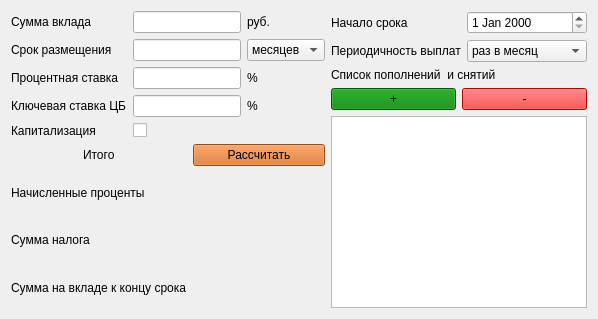
        <widget class="QWidget" name="tab_6">
         <attribute name="title">
          <string>Debit</string>
         </attribute>
         <layout class="QGridLayout" name="gridLayout_21">
          <item row="0" column="0">
           <layout class="QGridLayout" name="gridLayout">
            <item row="1" column="1">
             <widget class="QLineEdit" name="lineEdit_4"/>
            </item>
            <item row="2" column="1">
             <widget class="QLineEdit" name="lineEdit_5"/>
            </item>
            <item row="1" column="0">
             <widget class="QLabel" name="label_2">
              <property name="text">
               <string>Срок размещения</string>
              </property>
             </widget>
            </item>
            <item row="3" column="2">
             <widget class="QLabel" name="label_26">
              <property name="text">
               <string>%</string>
              </property>
             </widget>
            </item>
            <item row="0" column="2">
             <widget class="QLabel" name="label_5">
              <property name="text">
               <string>руб.</string>
              </property>
             </widget>
            </item>
            <item row="2" column="2">
             <widget class="QLabel" name="label_6">
              <property name="text">
               <string>%</string>
              </property>
             </widget>
            </item>
            <item row="2" column="0">
             <widget class="QLabel" name="label_3">
              <property name="text">
               <string>Процентная ставка</string>
              </property>
             </widget>
            </item>
            <item row="3" column="0">
             <widget class="QLabel" name="label_4">
              <property name="text">
               <string>Ключевая ставка ЦБ</string>
              </property>
             </widget>
            </item>
            <item row="1" column="2">
             <widget class="QComboBox" name="comboBox_2">
              <item>
               <property name="text">
                <string>месяцев</string>
               </property>
              </item>
              <item>
               <property name="text">
                <string>лет</string>
               </property>
              </item>
             </widget>
            </item>
            <item row="3" column="1">
             <widget class="QLineEdit" name="lineEdit_6"/>
            </item>
            <item row="0" column="0">
             <widget class="QLabel" name="label">
              <property name="text">
               <string>Сумма вклада</string>
              </property>
             </widget>
            </item>
            <item row="0" column="1">
             <widget class="QLineEdit" name="lineEdit_3"/>
            </item>
            <item row="4" column="0">
             <widget class="QLabel" name="label_29">
              <property name="text">
               <string>Капитализация</string>
              </property>
             </widget>
            </item>
            <item row="4" column="1">
             <widget class="QCheckBox" name="checkBox">
              <property name="text">
               <string/>
              </property>
             </widget>
            </item>
           </layout>
          </item>
          <item row="0" column="1" rowspan="2">
           <layout class="QGridLayout" name="gridLayout_20">
            <item row="1" column="1">
             <widget class="QComboBox" name="comboBox_3">
              <item>
               <property name="text">
                <string>раз в месяц</string>
               </property>
              </item>
              <item>
               <property name="text">
                <string>раз в год</string>
               </property>
              </item>
             </widget>
            </item>
            <item row="0" column="0">
             <widget class="QLabel" name="label_27">
              <property name="text">
               <string>Начало срока</string>
              </property>
             </widget>
            </item>
            <item row="2" column="0" colspan="2">
             <layout class="QGridLayout" name="gridLayout_3">
              <item row="1" column="0">
               <widget class="QPushButton" name="pushButton_3">
                <property name="styleSheet">
                 <string notr="true">QPushButton {background-color: rgb(0, 128, 0)}</string>
                </property>
                <property name="text">
                 <string>+</string>
                </property>
               </widget>
              </item>
              <item row="0" column="0" colspan="2">
               <widget class="QLabel" name="label_30">
                <property name="text">
                 <string>Список пополнений  и снятий</string>
                </property>
               </widget>
              </item>
              <item row="1" column="1">
               <widget class="QPushButton" name="pushButton_5">
                <property name="styleSheet">
                 <string notr="true">QPushButton {background-color: rgb(255, 0, 0)}</string>
                </property>
                <property name="text">
                 <string>-</string>
                </property>
               </widget>
              </item>
              <item row="2" column="0" colspan="2">
               <widget class="QTableView" name="tableView"/>
              </item>
             </layout>
            </item>
            <item row="1" column="0">
             <widget class="QLabel" name="label_28">
              <property name="text">
               <string>Периодичность выплат</string>
              </property>
             </widget>
            </item>
            <item row="0" column="1">
             <widget class="QDateEdit" name="dateEdit">
              <property name="wrapping">
               <bool>false</bool>
              </property>
              <property name="calendarPopup">
               <bool>false</bool>
              </property>
             </widget>
            </item>
           </layout>
          </item>
          <item row="1" column="0">
           <layout class="QGridLayout" name="gridLayout_11">
            <item row="3" column="1">
             <widget class="QLabel" name="label_35">
              <property name="text">
               <string/>
              </property>
             </widget>
            </item>
            <item row="4" column="0">
             <widget class="QLabel" name="label_36">
              <property name="text">
               <string>Сумма на вкладе к концу срока</string>
              </property>
             </widget>
            </item>
            <item row="4" column="1">
             <widget class="QLabel" name="label_37">
              <property name="text">
               <string/>
              </property>
             </widget>
            </item>
            <item row="3" column="0">
             <widget class="QLabel" name="label_33">
              <property name="text">
               <string>Сумма налога</string>
              </property>
             </widget>
            </item>
            <item row="0" column="0" alignment="Qt::AlignHCenter">
             <widget class="QLabel" name="label_38">
              <property name="whatsThis">
               <string>&lt;html&gt;&lt;head/&gt;&lt;body&gt;&lt;p&gt;&lt;br/&gt;&lt;/p&gt;&lt;/body&gt;&lt;/html&gt;</string>
              </property>
              <property name="text">
               <string>Итого</string>
              </property>
             </widget>
            </item>
            <item row="2" column="0">
             <widget class="QLabel" name="label_32">
              <property name="text">
               <string>Начисленные проценты</string>
              </property>
             </widget>
            </item>
            <item row="2" column="1">
             <widget class="QLabel" name="label_34">
              <property name="text">
               <string/>
              </property>
             </widget>
            </item>
            <item row="0" column="1">
             <widget class="QPushButton" name="pushButton_2">
              <property name="styleSheet">
               <string notr="true">QPushButton {background-color: rgb(210, 105, 30)}</string>
              </property>
              <property name="text">
               <string>Рассчитать</string>
              </property>
             </widget>
            </item>
           </layout>
          </item>
         </layout>
        </widget>
